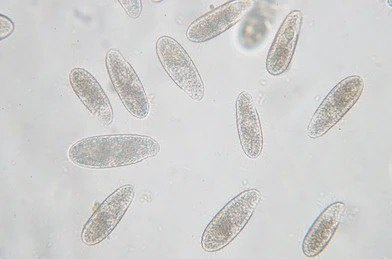
#> input picture sight-spectacle👁️/simplest-beasts🐣/IM0.jpg, 392 x 259 px, found by its file name
$ jupyter execute CV_Anna.ipynb   (shell and % lines are left out)
#> lines starting #> are read from the running program, lines starting #| are printed output that depends on the picture; after the words box and inside, x2 and y2 are one past the last pixel; in counts of white or black regions, pixels touching at a corner belong together
[cell 1]
import numpy as np
import matplotlib.pyplot as plt
from scipy import ndimage as ndi
from scipy.signal import find_peaks
import pandas as pd
from skimage.color import rgb2gray
from skimage.exposure import histogram, cumulative_distribution
from skimage.util import img_as_ubyte, invert, img_as_float
from skimage.feature import peak_local_max
from skimage.segmentation import watershed, find_boundaries, relabel_sequential, clear_border
from skimage import measure
from skimage import morphology
from skimage import filters
import math
from collections import defaultdict
import plotly
import plotly.express as px
import plotly.graph_objects as go

from sklearn import feature_extraction
from sklearn.cluster import spectral_clustering

import seaborn as sns

[cell 2]
TEM_Image = plt.imread('IM0.jpg')
#> TEM_Image is the input picture: shape (259, 392, 3); mean R, G, B 208.7, 208.5, 207.7
TEM_Image = invert(img_as_ubyte(rgb2gray(TEM_Image)))
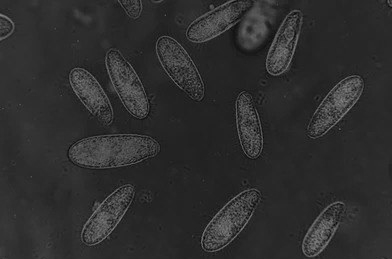
#> TEM_Image: shape (259, 392); min 1, max 144, mean 46.4
plt.imshow(TEM_Image, cmap='gray')

[cell 3]
hi_ins, bins = histogram(TEM_Image) #получение гистаграммы
#> hi_ins = 144 values, max 7001 at index 39, min 0 at index 1, mean 705.1; bins = 144 values from 1 to 144
cdf, cdf_bins = cumulative_distribution(TEM_Image)
#> cdf = 144 values from 1.97e-05 to 1; cdf_bins = 144 values from 1 to 144
hi_ins = np.array(hi_ins/hi_ins.max()) #нормирование по самому интенсивному пику
#> hi_ins = 144 values, max 1 at index 39, min 0 at index 1, mean 0.101
xi_max, peaks_propeties = find_peaks(hi_ins, height=0,  prominence=0, width=4, distance=1) #нахождение пиков и их характеристик
#> xi_max = [39, 75]; peaks_propeties = {'peak_heights': [1, 0.052], 'prominences': [1, 0.00471], 'left_bases': [4, 73], 'right_bases': [131, 131], 'widths': [11.03, 4.5], 'width_heights': [0.5, 0.0496], 'left_ips': [33.45, 73.66], 'right_ips': [44.48, 78.16]}
df_peaks = pd.DataFrame(peaks_propeties) #таблица характеристик пиков
#> df_peaks = table of 2 rows and 8 columns
df_peaks.insert(0,'x of peaks', xi_max) #добавление столбца с координатой пика x
df_peaks['widths'] = round(df_peaks['widths']).astype(int)
df_peaks['left_ips'] = round(df_peaks['left_ips']).astype(int)
df_peaks['right_ips'] = round(df_peaks['right_ips']).astype(int)
df_peaks['true_left_bases'] = round(((df_peaks['left_bases']-(1-(df_peaks['peak_heights']/df_peaks['prominences']))*(df_peaks['left_ips']-df_peaks['x of peaks']))+df_peaks['left_bases'])/2).astype(int) #поправка

[cell 4]
df_peaks
#> Out = table of 2 rows and 10 columns

[cell 5]
from matplotlib.widgets import RangeSlider

img = TEM_Image

fig, axs = plt.subplots(1, 2, figsize=(10, 5))
fig.subplots_adjust(bottom=0.25)

im = axs[0].imshow(img)
axs[1].plot(bins, hi_ins)
axs[1].plot(cdf_bins, cdf)
axs[1].scatter(xi_max, df_peaks['peak_heights'],c='black', marker='X')
axs[1].scatter(df_peaks['left_ips'], hi_ins[df_peaks['left_ips']],c='green', marker='X')
axs[1].scatter(df_peaks['right_ips'], hi_ins[df_peaks['right_ips']],c='green', marker='X')
axs[1].scatter(df_peaks['left_bases'], hi_ins[df_peaks['left_bases']],c='red', marker='X')
axs[1].set_title('Histogram of pixel intensities')

# Create the RangeSlider
slider_ax = fig.add_axes([0.20, 0.1, 0.60, 0.03])
slider = RangeSlider(slider_ax, "Threshold", img.min(), img.max())

# Create the Vertical lines on the histogram
lower_limit_line = axs[1].axvline(slider.val[0], color='k')
upper_limit_line = axs[1].axvline(slider.val[1], color='k')


def update(val):
    # The val passed to a callback by the RangeSlider will
    # be a tuple of (min, max)

    # Update the image's colormap
    im.norm.vmin = val[0]
    im.norm.vmax = val[1]

    # Update the position of the vertical lines
    lower_limit_line.set_xdata([val[0], val[0]])
    upper_limit_line.set_xdata([val[1], val[1]])

    # Redraw the figure to ensure it updates
    fig.canvas.draw_idle()


slider.on_changed(update)
plt.show()
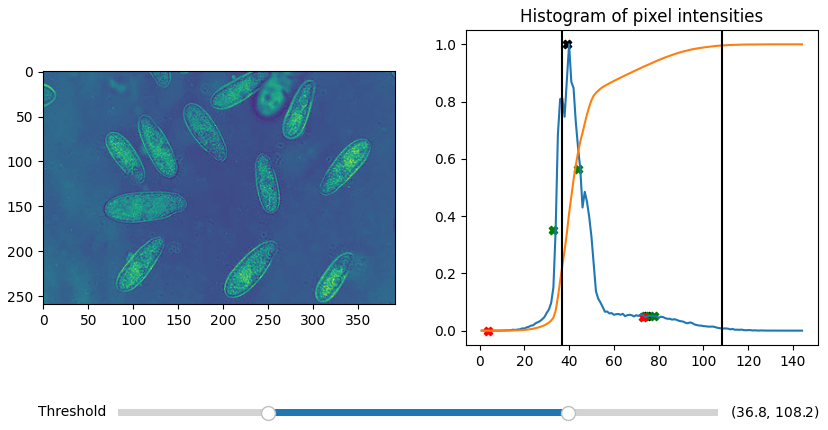
#> figure drawn by matplotlib, 3 panels; panel 2: curve peaks at x = 40, y = 1; panel 2: curve peaks at x = 144, y = 1

[cell 6]
fig = plt.figure()
plt.plot(bins, hi_ins)
plt.scatter(xi_max, df_peaks['peak_heights'],c='black', marker='X')
plt.scatter(df_peaks['left_ips'], hi_ins[df_peaks['left_ips']],c='green', marker='X')
plt.scatter(df_peaks['right_ips'], hi_ins[df_peaks['right_ips']],c='green', marker='X')
plt.scatter(df_peaks['left_bases'], hi_ins[df_peaks['left_bases']],c='red', marker='X')
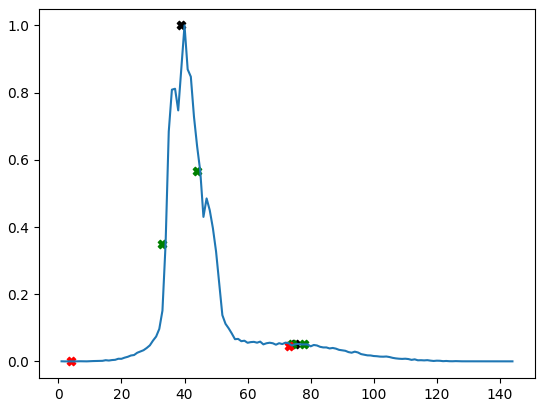
#> figure drawn by matplotlib, 1 panel; curve peaks at x = 40, y = 1

[cell 7]
back_board=df_peaks['true_left_bases'][1] #левая граница основания второго пика
#> back_board = 68
back = TEM_Image < back_board
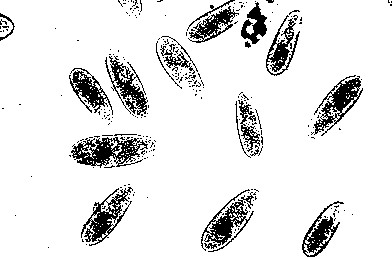
#> back: shape (259, 392) bool; 89.9% white; 269 black regions (246 under 20 px), largest, box (x1, y1, x2, y2) and area: (71, 137, 148, 168) 1182, (314, 75, 363, 136) 1015, (201, 189, 254, 252) 992
TEM_Image_zb = TEM_Image.copy()
TEM_Image_zb[back]=0 #мы до этой границы зануляем, делаем фон полностью черным
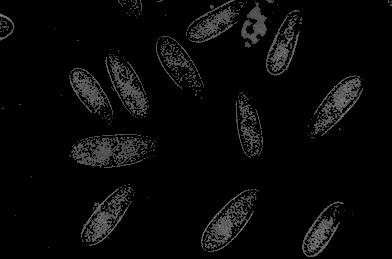
#> TEM_Image_zb: shape (259, 392); min 0, max 144, mean 8.5

#удаляем сначала маленькиие отверстия, потом маленькие объекты, использованное изображение должно быть типом bool, поэтому TEM_Image_zb > 0
TEM_Image_hz = morphology.remove_small_objects(morphology.remove_small_holes(TEM_Image_zb > 0))
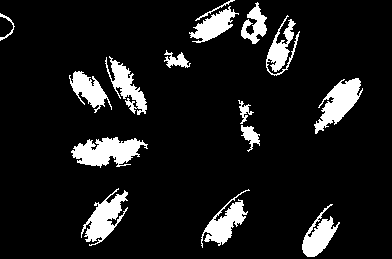
#> TEM_Image_hz: shape (259, 392) bool; 10.1% white; 15 white regions, largest, box (x1, y1, x2, y2) and area: (71, 137, 148, 168) 1428, (314, 78, 363, 134) 1216, (81, 188, 128, 246) 1154
TEM_Image_hz = morphology.convex_hull_object(TEM_Image_hz) #превращаем клетки в выпуклые фигуры
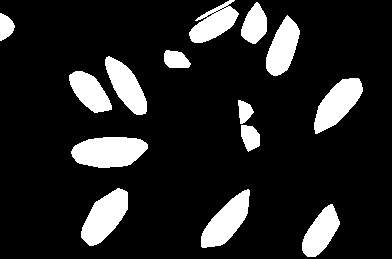
#> TEM_Image_hz: shape (259, 392) bool; 14.2% white; 14 white regions
print(df_peaks['true_left_bases'][1])
#| 68
print(df_peaks['left_bases'][1])
#| 73

[cell 8]
fig, ax = plt.subplots(nrows=1, ncols=2)
ax[0].imshow(TEM_Image_zb, cmap='gray')
ax[0].set_title('Background=0')
ax[0].axis('off')
ax[1].imshow(TEM_Image_hz, cmap='gray')
ax[1].set_title('foreground=True')
ax[1].axis('off')

[cell 9]
labels=measure.label(TEM_Image_hz) #определяем отдельно стоящие объекты и присваиваем им номер
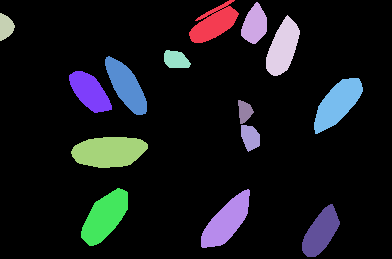
#> labels: shape (259, 392) int32; 15 distinct labels, from 0 to 14; one colour per label, 0 black
regions=measure.regionprops(labels) #определяем свойства объектов
#> regions = 14 regions; largest, box (x1, y1, x2, y2) and area: (71, 137, 148, 168) 1864, (81, 188, 128, 246) 1605, (314, 78, 363, 134) 1491, (201, 189, 250, 248) 1477, (105, 56, 147, 115) 1287

[cell 10]
fig, ax = plt.subplots()
ax.imshow(TEM_Image_zb, cmap='gray')
ax.imshow(labels, cmap='Paired', alpha=0.7)
ax.set_title('Segmentation Image with labels')
for props in regions:
    y0, x0 = props.centroid #координаты центра объекта
    ax.text(x0, y0, props.label) #пишем номер
#> this loop made 14 passes
#> (y0, x0) on passes 1 to 12: (23.08, 213.6), (24.38, 254.3), (26.46, 5.44), (47.23, 282.4), (59.38, 175.6), (85.65, 126), (91.45, 89.38), (103.2, 337.2), (111, 244.3), (137, 249.8), (151.3, 108.6), (216.5, 104.5)

[cell 11]
df_regions = pd.DataFrame (measure.regionprops_table (labels, intensity_image=TEM_Image_zb, #аналогичная функция regionprops только для таблицы, тут надо указать какие свойства добавить в столбцы
properties=(
    'label',
    'solidity',
    'extent',
    'eccentricity',
    'equivalent_diameter_area',
    'feret_diameter_max',
    'axis_major_length',
    'axis_minor_length',
    'perimeter',
    'area')))
#> df_regions = table of 14 rows and 10 columns

[cell 12]
df_regions
#> Out = table of 14 rows and 10 columns

[cell 13]
fig = px.imshow(TEM_Image_zb, binary_string=True)
fig.update_traces(hoverinfo='skip')  # hover is only for label info

properties = ['area']

# For each label, add a filled scatter trace for its contour,
# and display the properties of the label in the hover of this trace.
for index in range(0, labels.max()):
    label_i = regions[index].label
    contour = measure.find_contours(labels == label_i, 0.5)[0]
    y, x = contour.T
    hoverinfo = ''
    for k in range(len(properties)):
        hoverinfo += f'<b>{properties[k]}: {getattr(regions[index], properties[k]):.4f}</b><br>'
    fig.add_trace(
        go.Scatter(
            x=x,
            y=y,
            name=str(label_i),
            mode='lines',
            fill='toself',
            showlegend=False,
            hovertemplate=hoverinfo,
            hoveron='points+fills',
        )
    )

plotly.io.show(fig)
